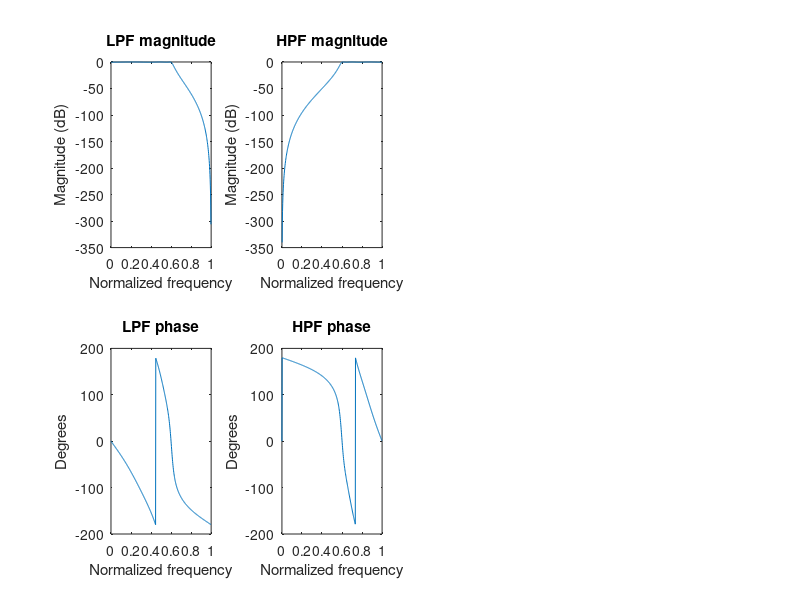

Write the MATLAB code that produced this figure. (Note: this script raises an error after producing the figure.)
clc;
close all;
clear all;

n = 6;        % Filter order
fc = 300;     % Cutoff frequency
fs = 1000;    % Sampling frequency

%% LPF
[b, a] = cheby1(n, 0.5, fc / (fs / 2), 'low');
[h, w] = freqz(b, a);
subplot(2, 4, 1)
plot(w / pi, 20 * log10(abs(h)))
title('LPF magnitude')
xlabel('Normalized frequency')
ylabel('Magnitude (dB)')
a = angle(h);
subplot(2, 4, 5)
plot(w / pi, rad2deg(a))
title('LPF phase')
xlabel('Normalized frequency')
ylabel('Degrees')

%% HPF
[b, a] = cheby1(n, 0.5, fc / (fs / 2), 'high');
[h, w] = freqz(b, a);
subplot(2, 4, 2)
plot(w / pi, 20 * log10(abs(h)))
title('HPF magnitude')
xlabel('Normalized frequency')
ylabel('Magnitude (dB)')
a = angle(h);
subplot(2, 4, 6)
plot(w / pi, rad2deg(a))
title('HPF phase')
xlabel('Normalized frequency')
ylabel('Degrees')

%% BPF
w1 = [0.35 0.69];
[b, a] = cheby1(n, 0.5, w1, 'bandpass');
[h, w] = freqz(b, a);
subplot(2, 4, 3)
plot(w / pi, 20 * log10(abs(h)))
title('BPF magnitude')
xlabel('Normalized frequency')
ylabel('Magnitude (dB)')
a = angle(h);
subplot(2, 4, 7)
plot(w / pi, rad2deg(a))
title('BPF phase')
xlabel('Normalized frequency')
ylabel('Degrees')

%% BSF
w1 = [0.35 0.69];
[b, a] = cheby1(n, 0.5, w1, 'stop');
[h, w] = freqz(b, a);
subplot(2, 4, 4)
plot(w / pi, 20 * log10(abs(h)))
title('BSF magnitude')
xlabel('Normalized frequency')
ylabel('Magnitude (dB)')
a = angle(h);
subplot(2, 4, 8)
plot(w / pi, rad2deg(a))
title('BSF phase')
xlabel('Normalized frequency')
ylabel('Degrees')